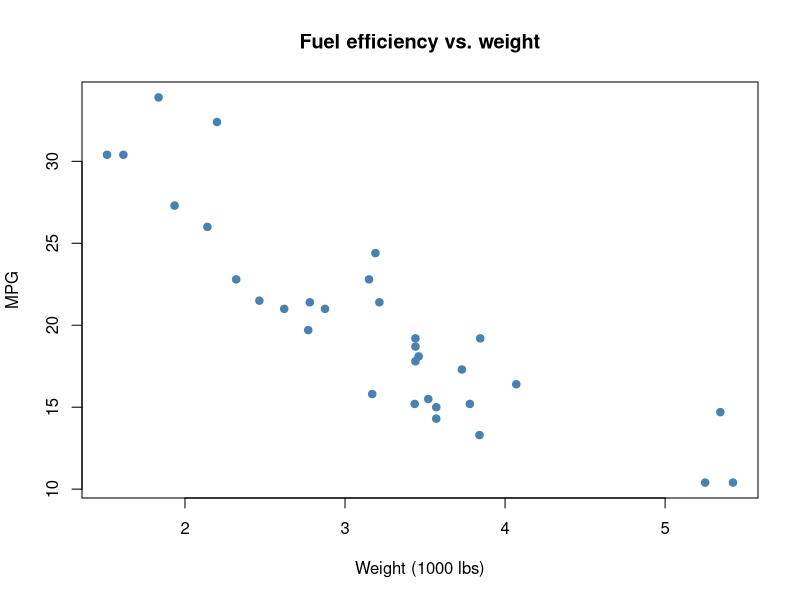
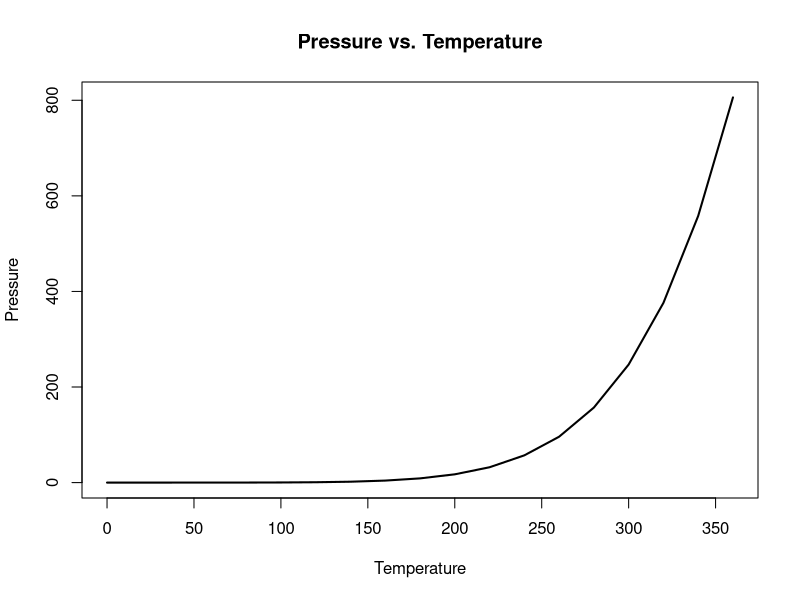
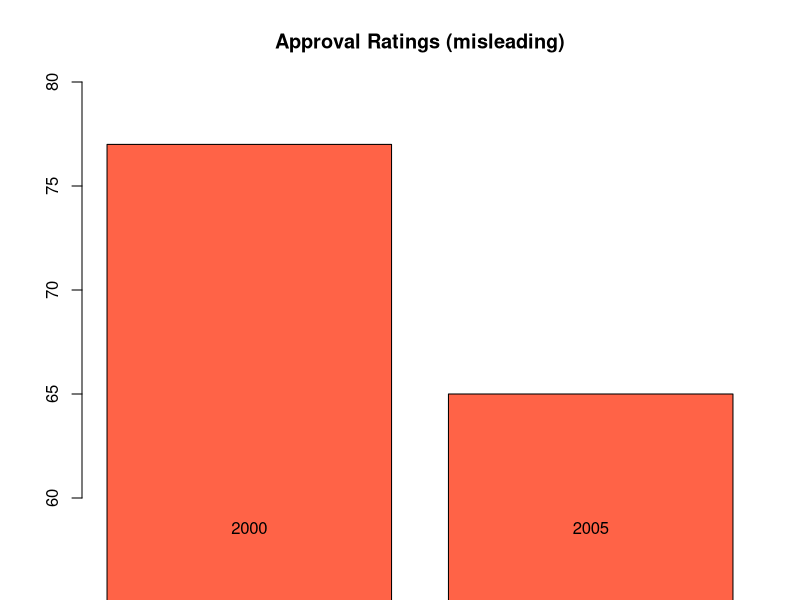
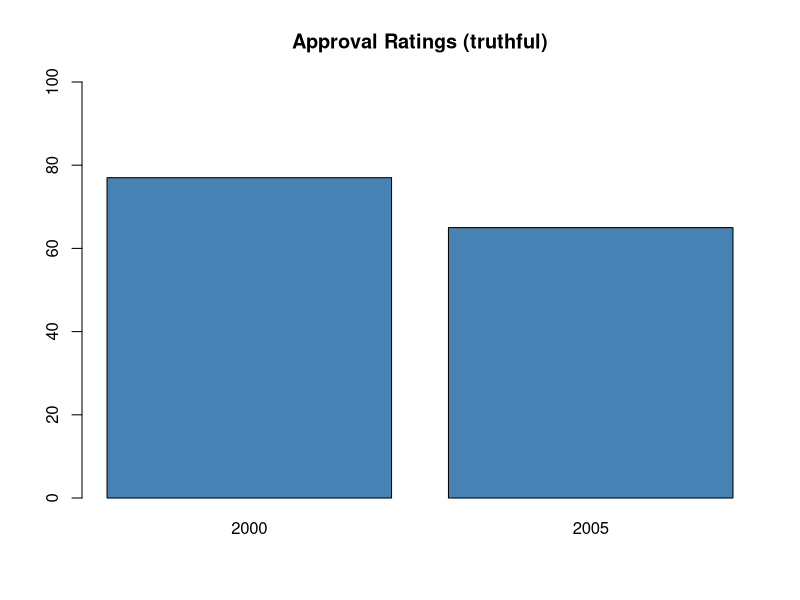
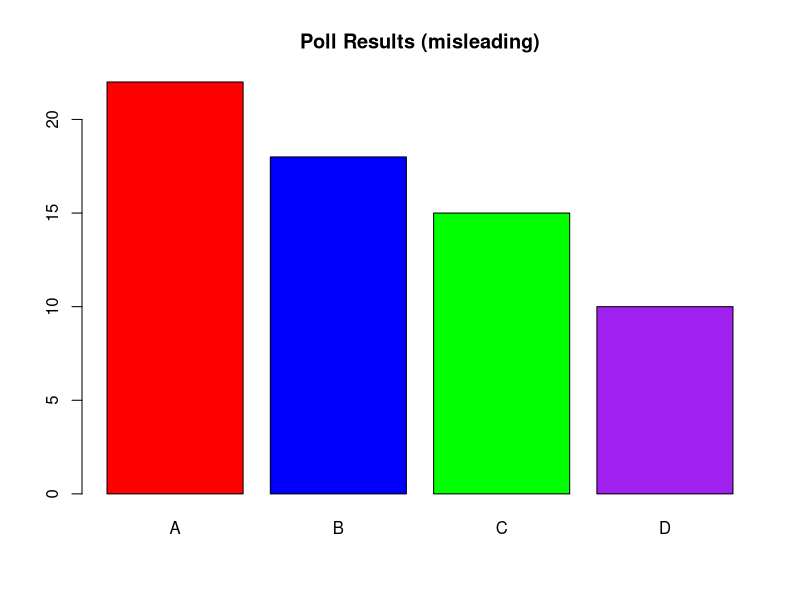
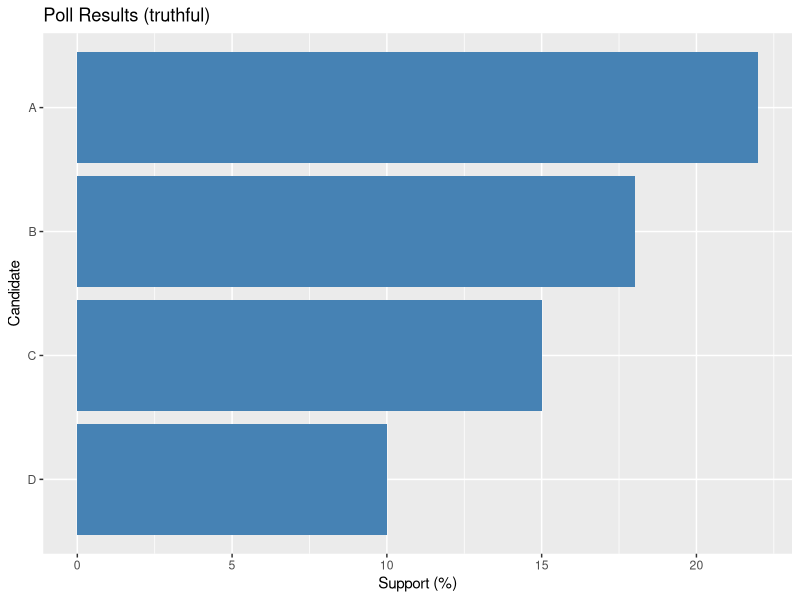
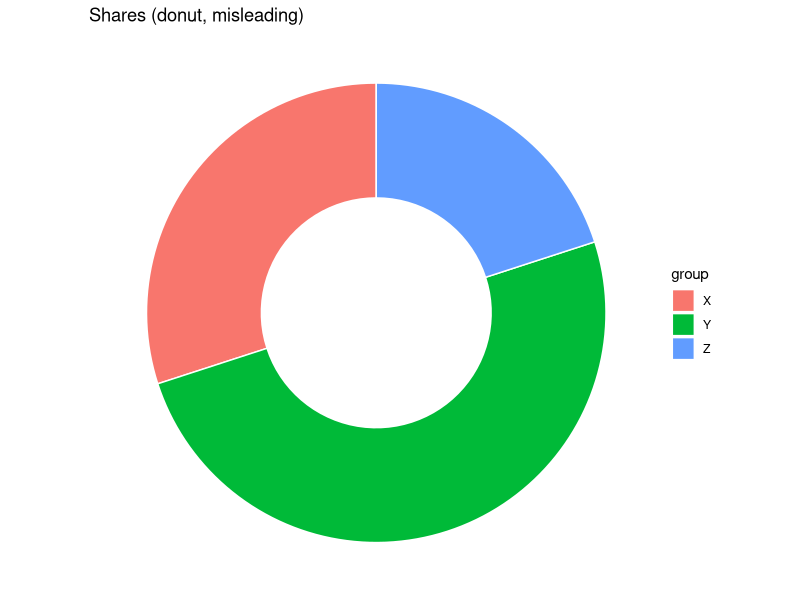
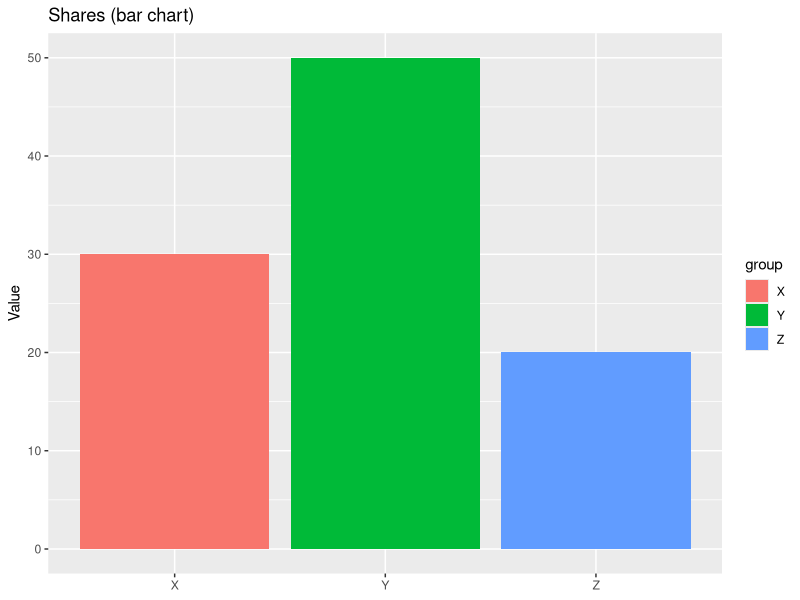

Write the R code that produced these figures, in order.
## ---- chunk 1
### simple scatter using built-in `mtcars`
plot(mtcars$wt, mtcars$mpg,
     main = "Fuel efficiency vs. weight",
     xlab = "Weight (1000 lbs)", ylab = "MPG",
     pch = 19, col = "steelblue")
## ---- chunk 2
## line plot via type='l'
plot(pressure$temperature, pressure$pressure,
     type = "l", lwd = 2,
     main = "Pressure vs. Temperature",
     xlab = "Temperature", ylab = "Pressure")
## ---- chunk 3
#| eval: TRUE
#| echo: TRUE
library(tidyverse)

mpg
## ---- chunk 4
# Base R pipe
mpg |> head()

# Magrittr pipe (needs library(magrittr) or tidyverse)
mpg %>% head()
## ---- chunk 5
approval <- data.frame(year = c(2000, 2005), percent = c(77, 65))
barplot(approval$percent, names.arg = approval$year,
        ylim = c(60, 80), col = "tomato",
        main = "Approval Ratings (misleading)")
## ---- chunk 6
barplot(approval$percent, names.arg = approval$year,
        ylim = c(0, 100), col = "steelblue",
        main = "Approval Ratings (truthful)")
## ---- chunk 7
poll <- data.frame(candidate = c("A", "B", "C", "D"),
                   support = c(22, 18, 15, 10))
barplot(poll$support, names.arg = poll$candidate,
        col = c("red", "blue", "green", "purple"),
        main = "Poll Results (misleading)")
## ---- chunk 8
library(ggplot2)
poll |> ggplot(aes(x = reorder(candidate, support), y = support)) +
  geom_col(fill = "steelblue") +
  coord_flip() +
  labs(title = "Poll Results (truthful)",
       x = "Candidate", y = "Support (%)")
## ---- chunk 9
shares <- data.frame(group = c("X", "Y", "Z"), value = c(30, 50, 20))
shares |> ggplot(aes(x = 2, y = value, fill = group)) +
  geom_col(width = 1, color = "white") +
  coord_polar(theta = "y") +
  xlim(0.5, 2.5) +
  theme_void() +
  labs(title = "Shares (donut, misleading)")
## ---- chunk 10
shares |> ggplot(aes(x = group, y = value, fill = group)) +
  geom_col() +
  labs(title = "Shares (bar chart)",
       x = NULL, y = "Value")
